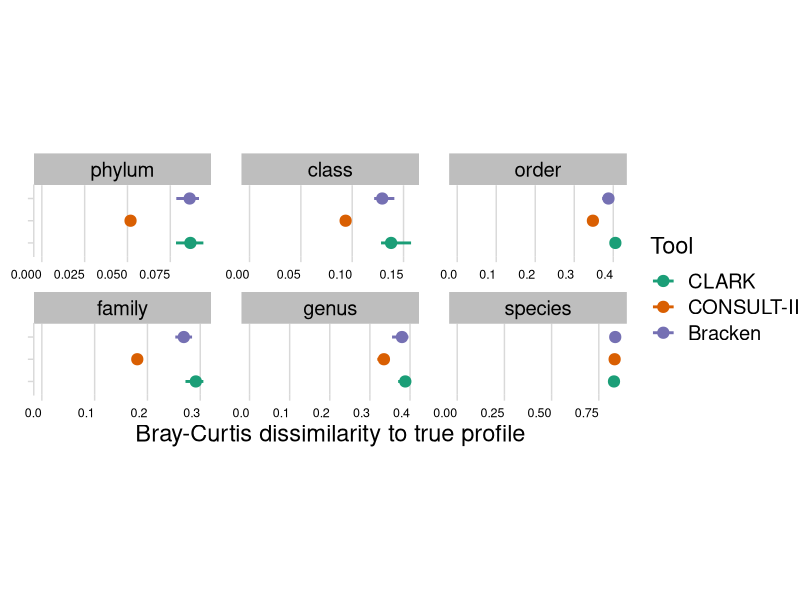
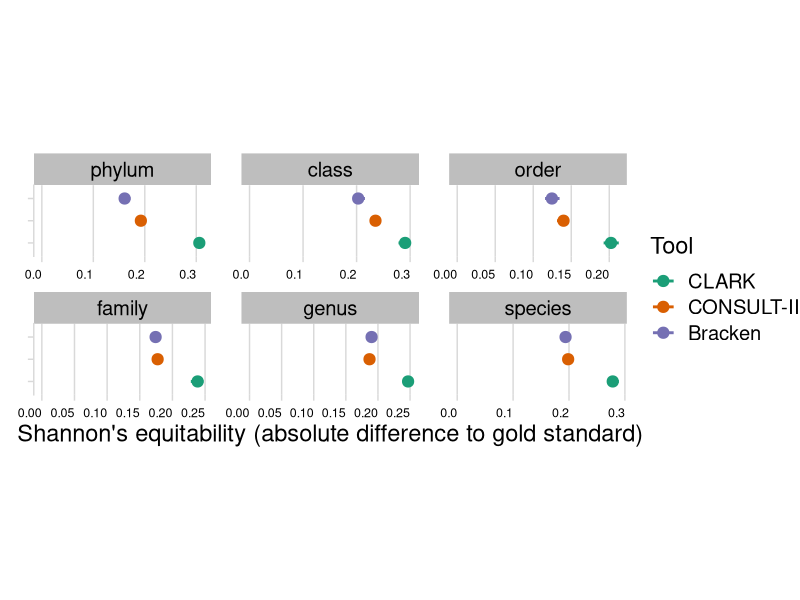
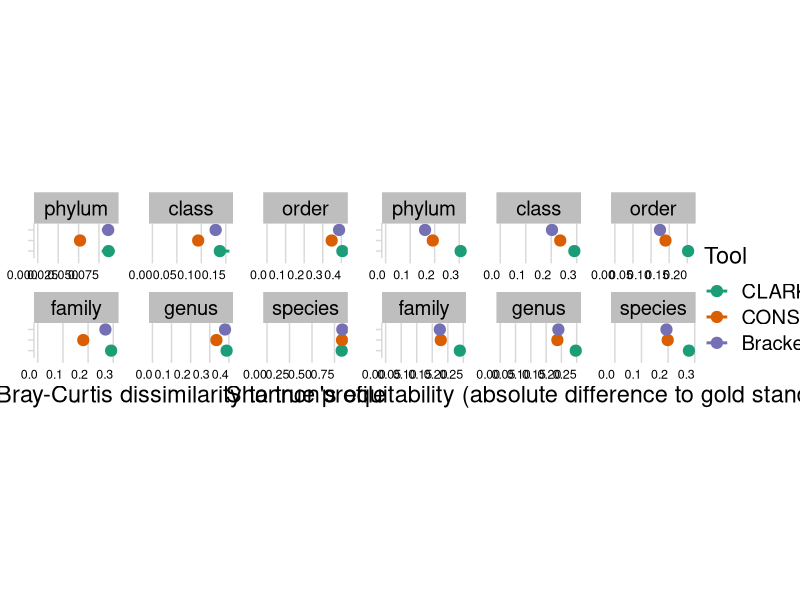

These figures' R source, in order: (Note: this script raises an error after producing the figures.)
require(ggplot2)
require(readr)
require(cowplot)
require(dplyr)
library(tidyr)

pm <- read_tsv("../results/all_tools-profiling_evaluation-CAMI1_hc.tsv")
# pm <- pm %>% filter(metric == "Bray-Curtis distance" | metric == "Shannon equitability")
pm <- pm %>% filter(rank != "superkingdom") %>% filter(rank != "strain")
pm <- pm %>%
  group_by(sample, metric) %>%
  mutate(dvalue = abs(value - value[tool == "Gold standard"]))
pm <- pm %>% filter(tool != "Gold standard")
pm$rank <- factor(
  pm$rank,
  levels = c("phylum", "class", "order", "family", "genus", "species")
)
pm <- pm %>% filter(tool != "CONSULT-II")
pm$tool[pm$tool == "CONSULT-II (rn)"] <- "CONSULT-II"
pm$tool <- factor(
  pm$tool,
  levels = c("CLARK", "CONSULT-II", "Bracken")
)
pm <- pm %>%
  group_by(rank, tool, metric) %>%
  summarise(lower = min(dvalue), upper = max(dvalue), p = mean(dvalue))
pm$metric <- as.factor(pm$metric)

bc_plot <- ggplot(pm %>% filter(metric == "Bray-Curtis distance"), mapping = aes(x = p, y = tool, color = tool)) +
  geom_pointrange(size = 0.7, linewidth = 1, mapping = aes(xmin = lower, xmax = upper)) +
  facet_wrap(vars(rank), scales = "free_x") +
  xlim(0, NA) +
  theme_minimal_vgrid(font_size = 17) +
  labs(color = "Tool", y = "", x = "Bray-Curtis dissimilarity to true profile") +
  scale_colour_brewer(palette = "Dark2") +
  theme(strip.background = element_rect(fill = "gray")) +
  theme(axis.text.y = element_blank(), axis.text.x = element_text(vjust = 0.5, hjust = 1, size=9)) +
  theme(aspect.ratio = 0.4, panel.spacing.x = unit(1.5, "lines")) +
  theme(plot.margin = unit(c(0, 0, 0, 0), "cm"))
bc_plot
se_plot <- ggplot(pm %>% filter(metric == "Shannon equitability"), mapping = aes(x = p, y = tool, color = tool)) +
  geom_pointrange(size =  0.7, linewidth = 1, mapping = aes(xmin = lower, xmax = upper)) +
  facet_wrap(vars(rank), scales = "free_x") +
  xlim(0, NA) +
  theme_minimal_vgrid(font_size = 17) +
  labs(color = "Tool", y = "", x = "Shannon's equitability (absolute difference to gold standard)") +
  scale_colour_brewer(palette = "Dark2") +
  theme(strip.background = element_rect(fill = "gray")) +
  theme(axis.text.y = element_blank(), axis.text.x = element_text(vjust = 0.5, hjust = 1, size=9)) +
  theme(aspect.ratio = 0.4, panel.spacing.x = unit(1.5, "lines")) +
  theme(plot.margin = unit(c(0, 0, 0, 0), "mm"))
se_plot
prow <- plot_grid(
  bc_plot + theme(legend.position = "none"),
  se_plot + theme(legend.position = "none"),
  ncol = 2,
  rel_heights = c(1, 1),
  vjust = 5,
  hjust = 5
)
legend <- get_legend(
  # create some space to the left of the legend
  se_plot + theme(legend.box.margin = margin(0, 0, 0, 12))
)
plot_grid(prow, legend, rel_widths = c(3, .45))

ggsave2("../figures/profiling_tool_comparison.pdf", width = 13.5, height = 4)

tm <- pivot_wider(
  pm, id_cols = c(rank, tool),
  names_from = metric,
  values_from = p)
ggplot(tm %>% filter(rank != "na"), aes(x = Completeness, y = Purity, color = tool)) +
  geom_point(size=3) +
  facet_wrap("rank") +
  xlim(0, NA) +
  theme_cowplot(font_size = 17) +
  scale_colour_brewer(palette = "Dark2")

rm <- (tm %>% filter(rank == "genus"))
rm$`Weighted UniFrac error` <- (tm %>% filter(is.na(rank)))$`Weighted UniFrac error`
ggplot(rm, aes(x = 2-`L1 norm error`, y = 16-`Weighted UniFrac error`, color = tool)) +
  geom_point(size=3) +
  xlim(0, NA) +
  ylim(0, 16) +
  theme_cowplot(font_size = 17) +
  scale_colour_brewer(palette = "Dark2")
